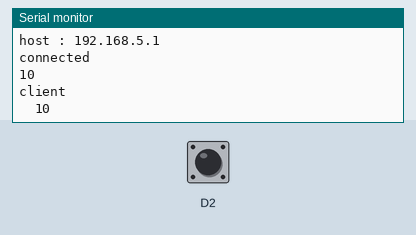
The sketch below on a simulated ESP8266 (Wemos D1 mini). Shown: the last lines printed to the serial monitor. Inputs (shaded band) come from the test bench; at power-on: D2 HIGH. WiFi joins after 1.5 s; servers stay silent unless stated.

Above: at 2.7 s.
2.8 s: D2 pulled LOW for 0.35 s
At 3.63 s:
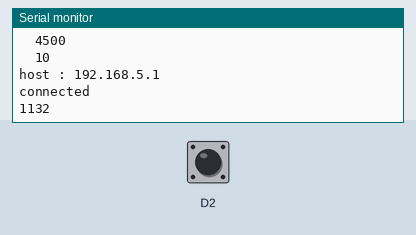
4.6 s: D2 pulled LOW for 1 s
At 6.06 s:
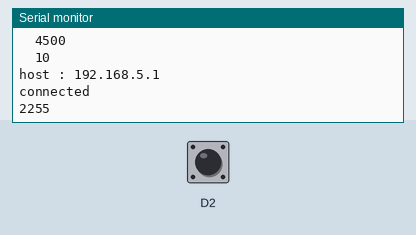
7.1 s: D2 pulled LOW for 1 s
At 8.49 s:
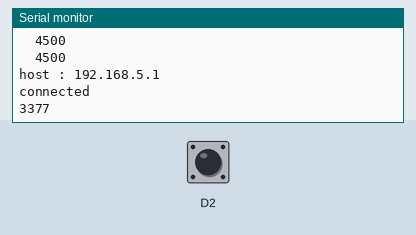
Timing chart, 0 to 10.1 s (numbered marks = the images above; inputs shaded):
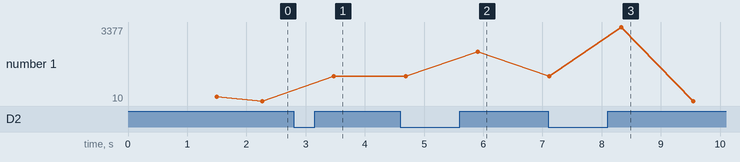

The sketch:

price_tag_wemos1.ino
```cpp
//  For detecting from which wemos(wemos1) touch input has occurred

#include <CapacitiveSensor.h>
#include "ESP8266WiFi.h"
 #include <ESP8266HTTPClient.h>

const int numReadings = 4; // to read 4 sensor values
const int val = 1000; //  Maximum number of values read by the sensor
int readings[val];      //  storing the sensor readings in this variable
int readIndex = 0;              // the index of the current reading
int total = 0;                  // total is used to calculate the average value
int average = 0 ; // To take average of 4 sensor values at a time
int count = 0 ; // counter to check the number of values read by the sensor

// touch sensor config
CapacitiveSensor capSensor1 = CapacitiveSensor(D4, D2);

// WiFi parameters
const char* ssid = "pi";
const char* password = "unisaarland";

const char* host = "192.168.5.1"; // Pi server IP
long sensorValue1; // Variable for reading sensor values
WiFiClient client;

void setup()
{
  Serial.begin(115200);

 // Connect to WiFi
  WiFi.begin(ssid, password);
  while (WiFi.status() != WL_CONNECTED)
  {
    delay(500);
    Serial.print(".");
  }
Serial.println("");
Serial.println("WiFi connected");
Serial.println(WiFi.localIP());

// initialising the reading variable
for (int thisReading = 0; thisReading < val; thisReading++)
{
    readings[thisReading] = 0;
}
}

void loop()
 {
  // read values  from the sensor:
  long start = millis();
  long sensorValue1 = capSensor1.capacitiveSensor(30);
  readings[readIndex] = sensorValue1;

  // add the sensor value to the total:
  total = total + readings[readIndex];
  // increment the array index:
  readIndex = readIndex + 1;
 // count is used to avoid multiple simultanous touches by the person
  count = count +1;

  // Here we are checking if we got 4 sensor values and wifi status connected

 if(WiFi.status()== WL_CONNECTED && count ==4)
  {   //Check WiFi connection status

       Serial.println("host : 192.168.5.1");
       Serial.println("connected");

        // taking average of 4 sensor values
       average = total / numReadings;
       Serial.println(average);

        // Here sending the average value to server
         // id : Variable for detecting from which wemos touch input has occurred
        String url = "/sensor?command=sensor&value=";
        url += average;
        url += "&id=";
        url += "wemos1";

        // Here we are checking if client is connected
       if(client.connect("192.168.5.1", 3000))
         {
            Serial.println("client");

           // Sending only those touch values whose average is greater than 15( Value chosen based on empirical data)
                        if(average > 15)
                {
                    client.print(String("GET ") + url + " HTTP/1.1\r\n" +
                    "Host: " + host + "\r\n" +
                    "Connection: close\r\n\r\n");
                }
         }
  // reinitialising count, total, average
  count = 0;
  total = 0;
  average = 0;
 }
 Serial.print("\t");
 Serial.println(sensorValue1);
  delay(250);
 }
```

Measured:
- after the input at 2.8 s, the serial monitor: prints a new line after 0.17 s (image 1)
- after the input at 4.6 s, the serial monitor: prints a new line after 1.3 s (image 2)
- after the input at 7.1 s, the serial monitor: prints a new line after 1.2 s (image 3)
- plotted number 1: 10 → 1132 after the input at 2.8 s, 1132 → 2255 after the input at 4.6 s
